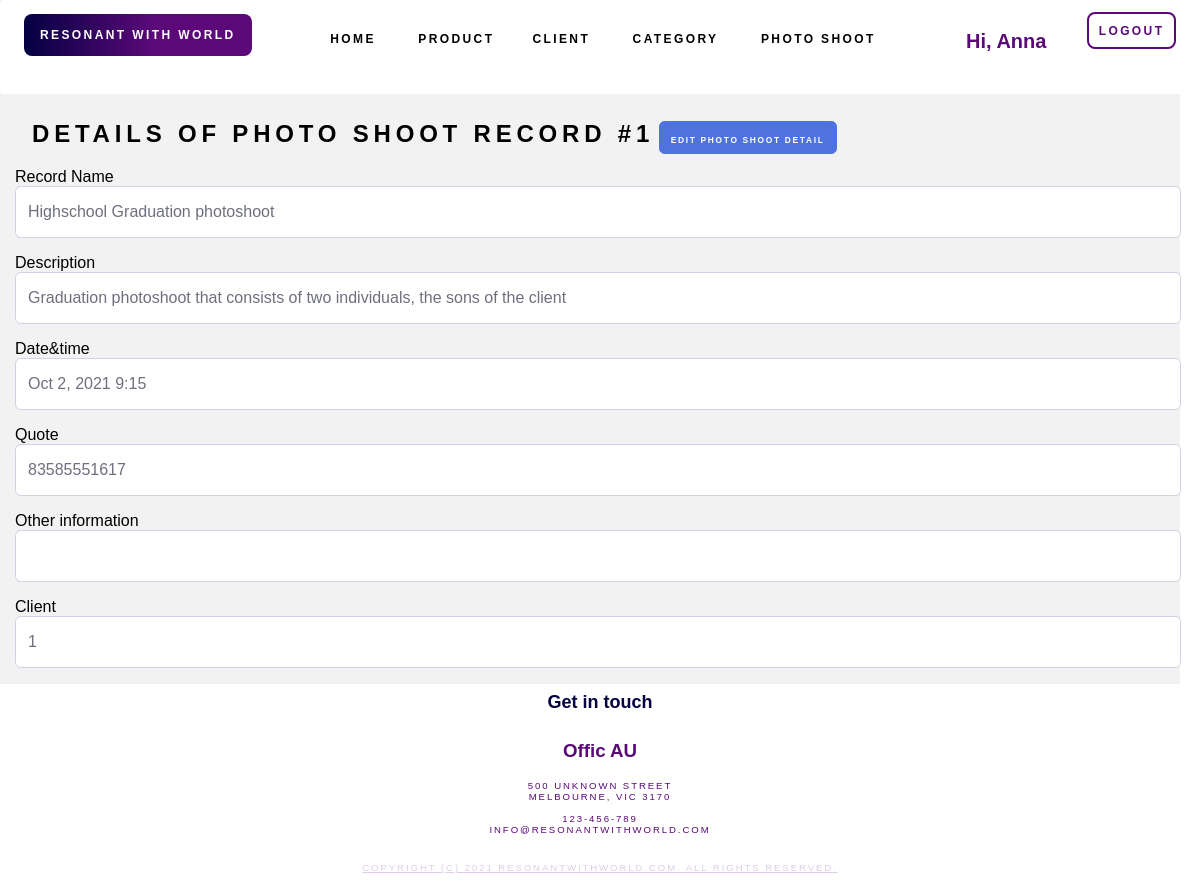
Page /photo_shoot_detail.php?photo_shoot_id=1 (signed in) on the committed database.
### tables this page shows
CREATE TABLE `users` (
  `id` int(11) NOT NULL,
  `username` varchar(64) NOT NULL,
  `password` varchar(64) NOT NULL,
  `email` varchar(255) NOT NULL
);

CREATE TABLE `photo_shoot` (
  `photo_shoot_id` int(11) NOT NULL,
  `photo_shoot_name` varchar(255) NOT NULL,
  `photo_shoot_description` text DEFAULT NULL,
  `photo_shoot_datetime` varchar(255) NOT NULL,
  `photo_shoot_quote` varchar(30) NOT NULL,
  `photo_shoot_other_information` text DEFAULT NULL,
  `client_fk` int(11) NOT NULL
);

### connection.php (called while the page is built, shortened)
<?php session_start();
$db_host = "localhost";
$db_username = "fit2104";
$db_passwd = "fit2104";
$db_name = "fit2104_assignment2";
$dsn = "mysql:host=$db_host;dbname=$db_name";
$dbh = new PDO($dsn,$db_username,$db_passwd);
$PAGE_ALLOWGUEST = isset($PAGE_ALLOWGUEST) ? $PAGE_ALLOWGUEST : false;
if (!isset($PAGE_ID) || $PAGE_ID !== 'login') {
    if (!isset($_SESSION['user_id'])) {
        $_SESSION['referer'] = $_SERVER['PHP_SELF'];
        if (!$PAGE_ALLOWGUEST) {
            header("Location: login.php");
            exit();
        }
    } else {
        $user_stmt = $dbh->prepare("SELECT * FROM `users` WHERE `id` = ?");
        if ($user_stmt->execute([$_SESSION['user_id']]) && $user_stmt->rowCount() == 1) {
            $user = $user_stmt->fetchObject();
            $PAGE_USERNAME = $user->username;
        } else {
            session_destroy();
            header("Location: login.php?action=error&message=" . urlencode('It seems your account is being invalidated. Please contact administrator for more information.'));
            exit();
        }
    }
}

### photo_shoot_detail.php (the view, shortened to what this page needs)
<?php
$PAGE_ID = "photo shoot detail";
require('TopMenu.php');
if (isset($_GET['photo_shoot_id'])) {
    $query = "SELECT * FROM `photo_shoot`WHERE `photo_shoot_id`=?";
    $stmt = $dbh->prepare($query);
    if ($stmt->execute([$_GET['photo_shoot_id']])) {
        if ($stmt->rowCount() > 0) {
            $row = $stmt->fetchObject();
        }
    }
}
?>
<html>
<div id="page-body">
    <h2 class="title-text">Details of Photo shoot record #<?= $row->photo_shoot_id ?></h2>
    <a id="editbutton" class="btn btn-blue" href="photo_shoot_update.php?photo_shoot_id=<?= $row->photo_shoot_id ?>"><span class='button-text'>Edit photo shoot detail</span></a>
    <br>
    <div class="form-row">
        <div class="form-group">
            <label for="Name">Record Name</label>
            <div class="input-group">
                <input type="text" class="form-control" readonly id="photo_shoot_name" name="photo_shoot_name" maxlength="255" required value="<?= empty($_POST['photo_shoot_name']) ? $row->photo_shoot_name : $_POST['photo_shoot_name'] ?>">
            </div>
        </div>
        <div class="form-group">
            <label for="Description">Description</label>
            <div class="input-group">
                <input type="text" class="form-control" readonly id="photo_shoot_description" name="photo_shoot_description" maxlength="255" required value="<?= empty($_POST['photo_shoot_description']) ? $row->photo_shoot_description : $_POST['photo_shoot_description'] ?>">
            </div>
        </div>
        <div class="form-group">
            <label for="Datetime">Date&time</label>
            <input type="text" class="form-control" readonly id="photo_shoot_datetime" name="photo_shoot_datetime" maxlength="255" required value="<?= empty($_POST['photo_shoot_datetime']) ? $row->photo_shoot_datetime : $_POST['photo_shoot_datetime'] ?>">
        </div>
        <div class="form-group">
            <label for="Quote">Quote</label>
            <input type="text" class="form-control" readonly id="photo_shoot_quote" name="photo_shoot_quote" maxlength="30" required value="<?= empty($_POST['photo_shoot_quote']) ? $row->photo_shoot_quote : $_POST['photo_shoot_quote'] ?>">
        </div>
        <div class="form-group">
            <label for="OtherInformation">Other information</label>
            <input type="text" class="form-control" readonly id="photo_shoot_other_information" name="photo_shoot_other_information" maxlength="64" required value="<?= empty($_POST['photo_shoot_other_information']) ? $row->photo_shoot_other_information : $_POST['photo_shoot_other_information'] ?>">
        </div>
        <div class="form-group">
            <label for="Client">Client</label>
            <input type="number" class="form-control" id="client_fk" name="client_fk" maxlength="11" value="<?= empty($_POST['client_fk']) ? $row->client_fk: $_POST['client_fk'] ?>">
        </div>
    </div>
</div>
<?php require('Footer.php'); ?>

### TopMenu.php (shortened to what this page needs)
<?php
require('connection.php');
?>
<!DOCTYPE html>
<html lang="en">
<head>
    <link rel="stylesheet" href= "./css/style.css" />
</head>
<body>
    <section id="header-wrapper">
        <div id="header" class="container">
            <div id = menuBar>
            <div id="menu">
                <li class="logo"><a href="index.php">Resonant with world</a></li>
                <ul>
                    <li <?= ($PAGE_ID == 'home') ? ' active' : '' ?>"><a href="index.php" >Home</a></li>
                    <li class = dropdown <?= ($PAGE_ID == 'products' ) ? ' active' : '' ?>"><a class = 'dropbtn'>Product</a>
                    <li class = dropdown <?= ($PAGE_ID == 'clients' ) ? ' active' : '' ?>"><a class = 'dropbtn'>Client</a>
                    </li>
                    <li class = dropdown <?= ($PAGE_ID == 'category' ) ? ' active' : '' ?>"><a class = 'dropbtn'>Category</a>
                </li>
                <li class = dropdown <?= ($PAGE_ID == 'photo-shoot' ) ? ' active' : '' ?>"><a class = 'dropbtn'>Photo  Shoot</a>
                </li>
                </ul>
                <?php if (empty($PAGE_USERNAME)): ?>
                        <li class="nav-item">
                            <a class="nav-link" href="login.php">
                                Login
                            </a>
                        </li>
                    <?php else: ?>
                        <li class="nav-item">
                            <a class="nav-link" href="logout.php" data-toggle="modal" data-target="#logoutModal">
                               Logout
                            </a>
                        </li>
                        <li class="nav-logout">
                           <p>
                              Hi, <?= $PAGE_USERNAME ?>
                            </p>
                        </li>
                    <?php endif; ?>
            </div>
            </div>
    </section>

### css/style.css (style rules this page uses)
html, body { height: 100%; }
body { margin: 0px; padding: 0px; font-family: 'Rubik', sans-serif; font-weight: 400; color: #000000; }
ul { margin-top: 0; padding: 0; list-style: none; }
#menu { position: fixed; left: 0; right: 0; background: white; border-radius: 4px; z-index: 3; }
#menu ul { text-align: center; overflow: hidden; }
#menu li { display: inline-block; }
#menu li a { display: block; margin-left: 0.50em; padding: 1em 1.5em; letter-spacing: 0.20em; text-decoration: none; font-size: 1vw; font-weight: 600; text-transform: uppercase; outline: 0; color: black; }
#menu li a, .dropbtn { display: inline-block; color: rgb(0, 0, 0); text-align: center; padding: 14px 16px; text-decoration: none; }
#menu .logo a { background: rgb(4,0,66); background: linear-gradient(90deg, rgba(4,0,66,1) 0%, rgba(91,9,121,1) 57%); border-radius: 8px; color: #FFF; position: absolute; margin-left: 2em; }
#menu .nav-item a { border:2px solid rgba(91,9,121,1); color: rgba(91,9,121,1); border-radius: 8px; position: absolute; right: 2em; top: 1em; padding: 0.8vw; }
#menu .nav-logout p { color: rgba(91,9,121,1); position: absolute; right: 12vw; top: 0em; padding: 0.8vw; font-size: 20px; font-weight:600; }
.button-text { font-family: 'Rubik', sans-serif; display: inline-block; letter-spacing: 0.20em; text-decoration: none; font-size: 0.7vw; font-weight: 600; text-transform: uppercase; outline: 0; color: white; }
.title-text { font-family: 'Rubik', sans-serif; display: inline-block; margin-left: 0.50em; letter-spacing: 0.20em; text-decoration: none; font-size: 24px; font-weight: 600; text-transform: uppercase; outline: 0; color: rgb(0, 0, 0); }
#page-body { width: 95vw; background-color: #f2f2f2; padding-top: 100px; top: 13%; padding-left: 20px; padding-right: 20px; }
.form-group { margin-bottom: 1rem; }
.form-control { display: block; width: 95vw; height: calc(1.5em + 0.75rem + 2px); padding: 0.375rem 0.75rem; font-size: 1rem; font-weight: 400; line-height: 1.5; color: #6e707e; background-color: #fff; background-clip: padding-box; border: 1px solid #d1d3e2; border-radius: 0.35rem; transition: border-color 0.15s ease-in-out, box-shadow 0.15s ease-in-out; }
.btn { display: inline-block; font-weight: 400; color: #858796; text-align: center; vertical-align: middle; user-select: none; background-color: transparent; border: 1px solid transparent; padding: 0.2rem 0.7rem; font-size: 1rem; line-height: 1.5; border-radius: 0.35rem; transition: color 0.15s ease-in-out, background-color 0.15s ease-in-out, border-color 0.15s ease-in-out, box-shadow 0.15s ease-in-out; }
.btn:not(:disabled):not(.disabled) { cursor: pointer; }
.btn-blue { color: #fff; background-color: #4e73df; border-color: #4e73df; }
.input-group { position: relative; display: flex; flex-wrap: wrap; align-items: stretch; width: 100%; }
.form-row { display: inline-block; flex-wrap: wrap; margin-right: -5px; margin-left: -5px; }
.container { width: 100%; padding-right: 1rem; padding-left: 1rem; margin-right: auto; margin-left: auto; position: relative; }

### rows in the picture
users: username "Anna"
photo_shoot: photo_shoot_id "1", photo_shoot_name "Highschool Graduation photoshoot", photo_shoot_description "Graduation photoshoot that consists of two individuals, the sons of the client", photo_shoot_datetime "Oct 2, 2021 9:15", photo_shoot_quote "83585551617", client_fk "1"
